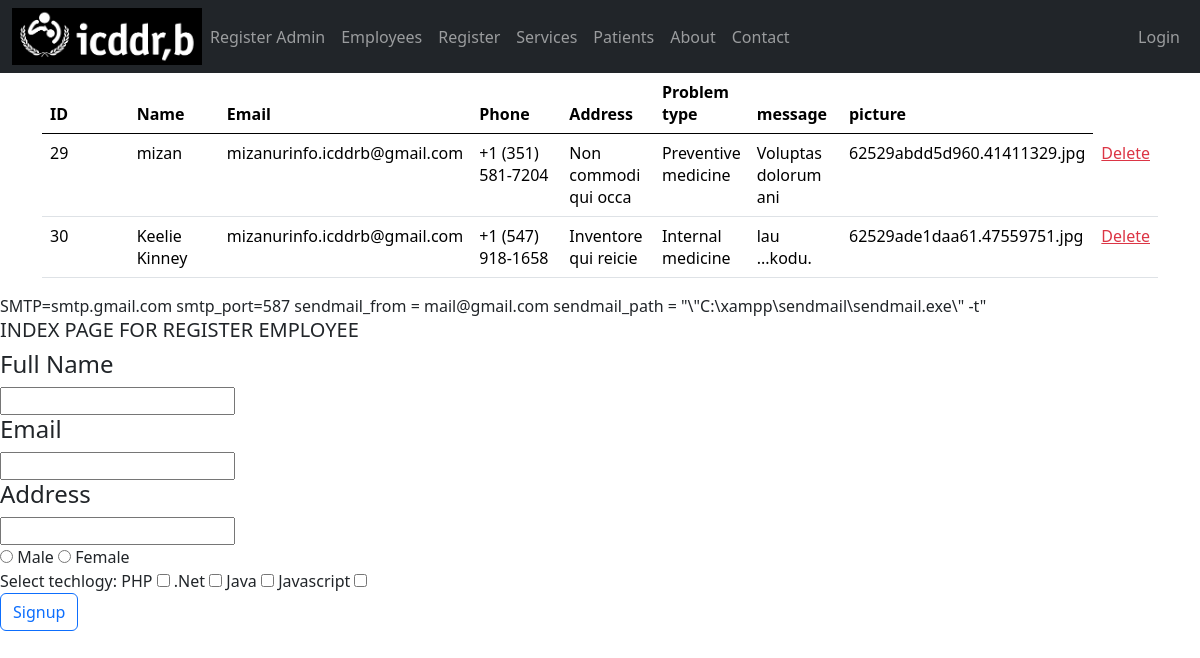
The app's page /Untitled-1.php with its own data.
### tables this page shows
CREATE TABLE `guest` (
  `id` int(255) NOT NULL,
  `fullname` varchar(255) NOT NULL,
  `email` varchar(255) NOT NULL,
  `phone` varchar(255) NOT NULL,
  `address` varchar(255) NOT NULL,
  `ptype` varchar(255) NOT NULL,
  `file` varchar(255) NOT NULL,
  `message` varchar(255) NOT NULL,
  `utype` int(10) DEFAULT NULL
);

### init.php (called while the page is built, shortened)
<?php
$source = new source;
?>

### classes/source.php (called while the page is built, shortened)
<?php
class source extends db{
    public $Query;
    public function Query($query,$param = []){
        if(empty($param)){
            $this->Query = $this->db->prepare($query);
            return $this->Query->execute();
        }else{
            $this->Query = $this->db->prepare($query);
            return $this->Query->execute($param);
        }
    }
    public function CountRows(){
        return $this->Query->rowCount();
    }
    public function FetchAll(){
        return $this->Query->FetchAll(PDO::FETCH_OBJ);
    }
}
?>

### classes/db.php (called while the page is built, shortened)
<?php
class db{
    private $host = "localhost";
    private $username = "root";
    private $password = "";
    private $database = "intern";
    public function __construct(){
        try{
            $this->db = new PDO("mysql:hsot=".$this->host.";dbname=".$this->database,
            $this->username,$this->password);
        }catch(PDOException $e){
            echo "Connection problem : ".$e->getMessage();
        }
    }
}
?>

### Untitled-1.php (the view, shortened to what this page needs)
<?php
include "init.php";
?>
<html>
<head>
    <link href="https://cdn.jsdelivr.net/npm/bootstrap@5.0.2/dist/css/bootstrap.min.css" rel="stylesheet">
    <link rel="stylesheet" href="style/css_responsive.css">
</head>
<body>
    <?php
    include 'splitfile/navbar.php';
    ?>
    <div class="container-fluid">
        <div class="container">
            <table class="table table-hover">
                <thead>
                    <tr>
                        <th class="col-1">ID</th>
                        <th class="col-1">Name</th>
                        <th class="col-1">Email</th>
                        <th class="col-1">Phone</th>
                        <th class="col-1">Address</th>
                        <th class="col-1">Problem type</th>
                        <th class="col-1">message</th>
                        <th class="col-1">picture</th>
                    </tr>
                </thead>
                <tbody>
                    <?php
                    $query = $source->Query("SELECT * FROM guest");
                    $details = $source->FetchAll();
                    $numrow = $source->CountRows();
                    if ($numrow > 0) {
                        foreach ($details as $row) :
                            echo "
                <tr>
                <td>" . $row->id . "</td>
                <td>" . $row->fullname . "</td>
                <td>" . $row->email . "</td>
                <td>" . $row->phone . "</td>
                <td>" . $row->address . "</td>
                <td>" . $row->ptype . "</td>
                <td>" . $row->message . "</td>
                <td>" . $row->file . "</td>
                <td>
                 <a href='deleteguest.php?deleteuser=".$row->id."' class='.btn-sm btn-outline-danger mr-2'>Delete</a> </td>
                </tr>";
                        endforeach;
                    }
                    ?>
                </tbody>
            </table>
        </div>
    </div>
</body>
</html>
<div class="login">
          <h5> INDEX PAGE FOR REGISTER EMPLOYEE </h5>
          <div class="inputall">
            <div class="input">
              <h4>Full Name</h4>
              <input type="name" name="name" value="<?php if (isset($old_name)) echo $old_name; ?>">
            </div>
            <div class="input">
              <h4>Email</h4> <input type="email" name="email" value=" <?php if (isset($old_email)) echo $old_email; ?>">
            </div>
            <div class="input">
              <h4>Address</h4> <input type="text" name="address" value="<?php if (isset($old_address)) echo $old_address; ?>">
            </div>
            <div class="gender">
              <input type="radio" name="gender" value="male" <?php if (isset($old_gender) && $old_gender == "male") echo ' checked'; ?>> Male
              <input type="radio" name="gender" value="female" <?php if (isset($old_gender) && $old_gender == "female") echo ' checked'; ?>> Female
            </div>
            <tr>
              <td colspan="2">Select techlogy: </td>
            </tr>
            <tr>
              <td>PHP</td>
              <td><input type="checkbox" name="tech[]" value="PHP"></td>
            </tr>
            <tr>
              <td>.Net</td>
              <td><input type="checkbox" name="tech[]" value=".Net"></td>
            </tr>
            <tr>
              <td>Java</td>
              <td><input type="checkbox" name="tech[]" value="Java"></td>
            </tr>
            <tr>
              <td>Javascript</td>
              <td><input type="checkbox" name="tech[]" value="javascript"></td>
            </tr>
            <div class="signupbtn">
              <input type="submit" name="signup" value="Signup" class="btn btn-outline-primary">
            </div>
          </div>
        </div>

### splitfile/navbar.php (shortened to what this page needs)
<!DOCTYPE html>
<html lang="en">
<head>
  <link rel="stylesheet" href="css/bootstrap.min.css">
  <link rel="stylesheet" href="style/css_responsive.css">
</head>
<body>
  <nav class="navbar navbar-expand-lg navbar-dark bg-dark">
    <div class="container-fluid">
      <div class="header-logo">
        <a href="./dashboard.php">
          <img alt="icddr,b" width="190" data-sticky-width="82" data-sticky-height="40" data-sticky-top="33" src="img/logo.png">
        </a>
      </div>
      <div class="collapse navbar-collapse" id="navbarCollapse">
        <div class="navbar-nav">
          <a href="./register.php" class="nav-item nav-link">Register Admin</a>
          <a href="./list.php" class="nav-item nav-link">Employees</a>
          <a href="./index1.php" class="nav-item nav-link">Register</a>
          <a href="./guestentry.php" class="nav-item nav-link">Services</a>
          <a href="./patient.php" class="nav-item nav-link">Patients</a>
          <a href="./about.html" class="nav-item nav-link">About</a>
          <a href="./contact.html" class="nav-item nav-link">Contact</a>
        </div>
        <div class="navbar-nav ms-auto">
          <?php
          if (isset($_SESSION['username'])) {
          ?>
            <a href="./logout.php" class="nav-item nav-link">Logout</a>
            <a href="./chn_pass.php" class="nav-item nav-link">Change Password</a>
          <?php
          } else {
          ?>
            <a href="./login.php" class="nav-item nav-link">Login</a>
          <?php
          }
          ?>
        </div>
      </div>
    </div>
  </nav>
</body>
</html>

### style/css_responsive.css (style rules this page uses)
* { box-sizing: border-box; margin: 0; padding: 0; }

### records on screen
guest: id "29", fullname "mizan", email "mizanurinfo.icddrb@gmail.com", phone "+1 (351) 581-7204", address "Non commodi qui occa", ptype "Preventive medicine", message "Voluptas dolorum ani", file "62529abdd5d960.41411329.jpg"
guest: id "30", fullname "Keelie Kinney", email "mizanurinfo.icddrb@gmail.com", phone "+1 (547) 918-1658", address "Inventore qui reicie", ptype "Internal medicine", message "lau ...kodu.", file "62529ade1daa61.47559751.jpg"
